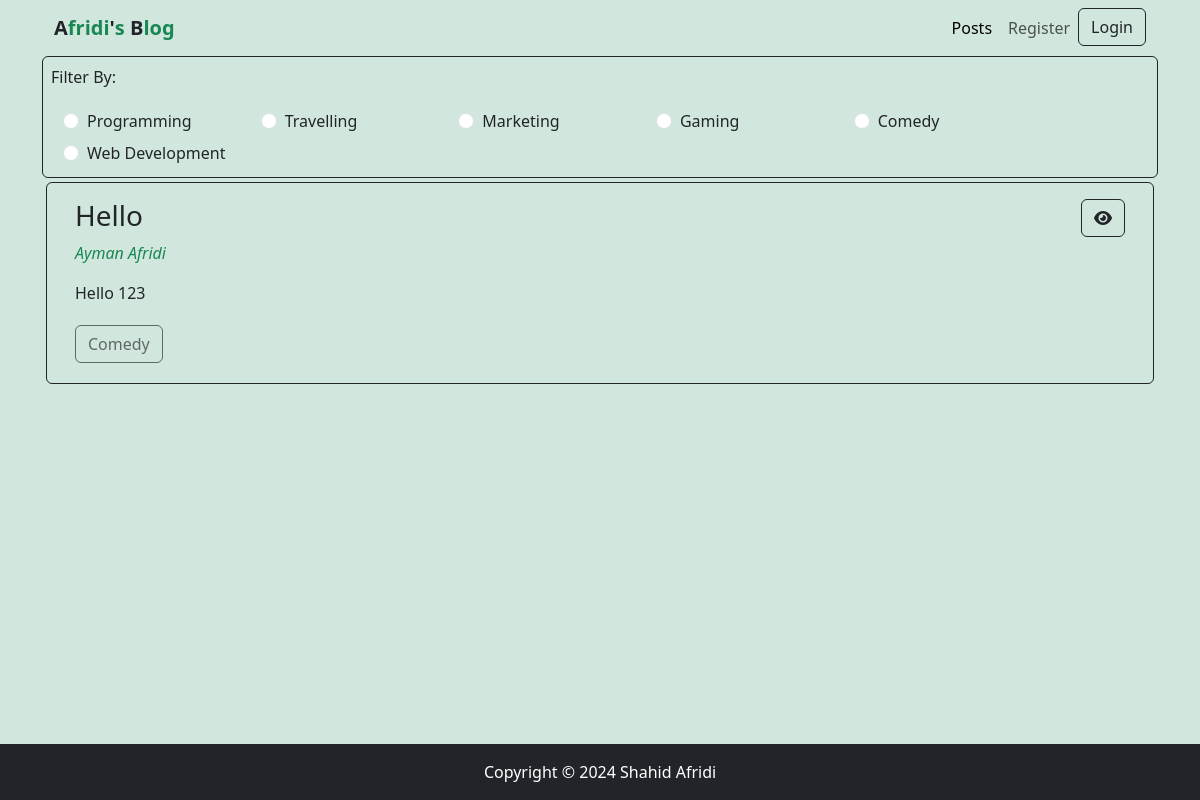
The page /category/comedy/ on the database its author committed.
### categories/models.py (models this page shows, shortened)
class Category(models.Model):
    name = models.CharField(max_length=100)
    slug = models.SlugField(max_length=100, unique=True, null=True, blank=True)

### posts/models.py (models this page shows)
class Post(models.Model):
    title = models.CharField(max_length=255)
    content = models.TextField()
    category = models.ManyToManyField(Category)
    author = models.ForeignKey(User, on_delete=models.CASCADE)

### posts/views.py (the view)
# urls.py: path('', include('posts.urls')),
def posts(request, category_slug = None):
    posts = Post.objects.all()
    if category_slug is not None:
        category = Category.objects.get(slug = category_slug)
        posts = Post.objects.filter(category=category)
    categories = Category.objects.all()
    context = {
        'posts' : posts,
        'categories':categories
    }
    return render(request, 'posts/posts.html', context)

### posts/templates/posts/posts.html (shortened to what this page needs)
{% extends "base.html" %}
{% block content %}
<div class="container border border-dark rounded p-2">
    <p>Filter By:</p>
    <div class="d-flex row px-3">
        {% for category in categories %}
            <div class="form-check mx-2 col-md-2 m-1">
                <input class="form-check-input" type="radio" name="category" id="{{category.id}}">
                <label class="form-check-label" for="{{category.id}}">
                    <a class="text-decoration-none text-dark" href="{% url "category_wise_posts" category.slug %}">{{category.name}}</a>
                </label>
            </div>
        {% endfor %}
    </div>
</div>
{% for post in posts %}
    <div>
        <div class="p-3 border border-dark rounded m-1 row d-flex ">
            <div class="col-md-10">
                <h3 class="">{{post.title}}</h3>
                <p class=''><a class="text-decoration-none text-success fst-italic" href="{% url "profile" %}">{{post.author.first_name}} {{post.author.last_name}}</a></p>
                <P>{{post.content}}</P>
                <div>
                    {% for c in post.category.all %}
                        <button class="btn btn-outline-dark my-1" disabled>{{c.name}}</button>
                    {% endfor %}
                </div>
            </div>
            <div class="col-md-2 text-end">
                    <p><a class="btn btn-outline-dark" href=""><i class="fa fa-eye"></i></a></p>
            </div>
        </div>
    </div>
{% endfor %}
{% endblock content %}

### templates/base.html (style rules this page uses)
html, body { height: 100%; margin: 0; }
body { display: flex; flex-direction: column; }

### rows shown on the page
Category: name "Programming"
Category: name "Travelling"
Category: name "Marketing"
Category: name "Gaming"
Category: name "Comedy"
Category: name "Web Development"
Post: title "Hello", author.first_name "Ayman", author.last_name "Afridi", content "Hello 123"
